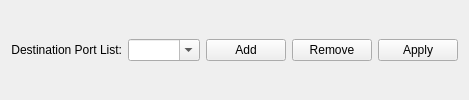
                      <widget class="QWidget" name="pageDPort">
                       <layout class="QHBoxLayout">
                        <item>
                         <widget class="QLabel" name="labelDPortList">
                          <property name="sizePolicy">
                           <sizepolicy hsizetype="Preferred" vsizetype="Preferred">
                            <horstretch>2</horstretch>
                            <verstretch>0</verstretch>
                           </sizepolicy>
                          </property>
                          <property name="text">
                           <string>Destination Port List:</string>
                          </property>
                          <property name="alignment">
                           <set>Qt::AlignRight|Qt::AlignTrailing|Qt::AlignVCenter</set>
                          </property>
                         </widget>
                        </item>
                        <item>
                         <widget class="IQFComboBox" name="cBDportList">
                          <property name="sizePolicy">
                           <sizepolicy hsizetype="Preferred" vsizetype="Fixed">
                            <horstretch>1</horstretch>
                            <verstretch>0</verstretch>
                           </sizepolicy>
                          </property>
                          <property name="editable">
                           <bool>true</bool>
                          </property>
                         </widget>
                        </item>
                        <item>
                         <widget class="IQFPushButton" name="pBAddDport">
                          <property name="sizePolicy">
                           <sizepolicy hsizetype="Fixed" vsizetype="Fixed">
                            <horstretch>0</horstretch>
                            <verstretch>0</verstretch>
                           </sizepolicy>
                          </property>
                          <property name="text">
                           <string>Add</string>
                          </property>
                         </widget>
                        </item>
                        <item>
                         <widget class="IQFPushButton" name="pBRemDport">
                          <property name="sizePolicy">
                           <sizepolicy hsizetype="Fixed" vsizetype="Fixed">
                            <horstretch>0</horstretch>
                            <verstretch>0</verstretch>
                           </sizepolicy>
                          </property>
                          <property name="text">
                           <string>Remove</string>
                          </property>
                         </widget>
                        </item>
                        <item>
                         <widget class="IQFPushButton" name="pBApplyDportList">
                          <property name="text">
                           <string>Apply</string>
                          </property>
                         </widget>
                        </item>
                       </layout>
                      </widget>
